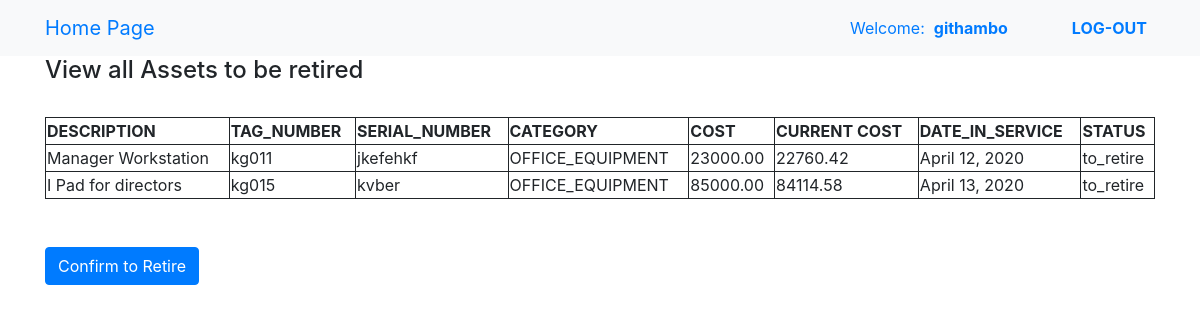
/mass-retirement (signed in), run on the app's committed database.
### main/models.py (models this page shows, shortened)
class Asset(models.Model):
	CATEGORY=(
		('COMPUTERS','COMPUTER'),
		('FURNITURES','FURNITURE'),
		('OFFICE_EQUIPMENT','OFFICE EQUIPMENT'),
		('LINK_EQUIPMENT','LINK EQUIPMENT'),
		('SERVERS','SERVERS'),
		)
	BRANCH=(
		('BRANCH_1','BRANCH 1'),
		('BRANCH_2','BRANCH 2'),
		('BRANCH_3','BRANCH 3'),
		('BRANCH_4','BRANCH 5'),
		('BRANCH_5','BRANCH 5'),
		)
	supplier=models.ForeignKey(
		to='Supplier',
		related_name='supplied_by',
		on_delete=models.CASCADE,
		)
	asset_description=models.TextField(max_length=100)
	tag_number=models.TextField(unique=True)
	asset_cost=models.DecimalField(default=0,max_digits=50,decimal_places=2)
	monthly_depreciation=models.DecimalField(default=0,max_digits=50,decimal_places=2)
	total_depreciation=models.DecimalField(default=0,max_digits=50,decimal_places=2)
	current_cost=models.DecimalField(default=0,max_digits=50,decimal_places=2)
	user=models.ForeignKey(
		to=settings.AUTH_USER_MODEL,
		on_delete=models.CASCADE
		)
	serial_number=models.TextField()
	category=models.TextField(choices=CATEGORY)
	location=models.TextField(choices=BRANCH)
	date_in_service=models.DateField(default=datetime.date.today)
	status=models.TextField(max_length=100,default='IN USE')
	class Meta:
		ordering=('id',)
	def __str__(self):
		return self.asset_description

### main/views.py (the view)
# urls.py: path('mass-retirement',views.MassRetirement,name="retire"),
@login_required
def MassRetirement(request):
	rasset=Asset.objects.filter(status='to_retire')
	return render(request,'main/retirement.html',{'rasset':rasset})

### main/templates/main/retirement.html (shortened to what this page needs)
{%extends 'base.html'%}
{%block main%}
{% if rasset%}
<h4>View all Assets to be retired</h4><br>
	<table style="width:100%">
		<tr>
			<th>DESCRIPTION</th>
			<th>TAG_NUMBER</th>
			<th>SERIAL_NUMBER</th>
			<th>CATEGORY</th>
			<th>COST</th>
			<th>CURRENT COST</th>
			<th>DATE_IN_SERVICE</th>
			<th>STATUS</th>
	    </tr>
	{% for entry in rasset%}
		<tr>
			<td>{{entry}}</td>
			<td>{{entry.tag_number}}</td>
			<td>{{entry.serial_number}}</td>
			<td>{{entry.category}}</td>
			<td>{{entry.asset_cost}}</td>
			<td>{{entry.current_cost}}</td>
			<td>{{entry.date_in_service}}</td>
			<td>{{entry.status}}</td>
		</tr>
	{%endfor%}
    </table>
<br>
<br>
<a class="btn btn-primary" href="{% url 'main:retire-update' %}">Confirm to Retire</a>
{%else%}
<h4>No Assets scheduled for retirement Yet</h4>
{%endif%}
</div>
{%endblock%}

### templates/base.html (shortened to what this page needs)
{%load static%}
{%load markdownify%}
<!DOCTYPE html>
<html lang="en">
<head>
	<link rel="stylesheet" type="text/css" href="{%static 'css/base.css'%} ">
	<link rel="stylesheet" type="text/css" href="https://maxcdn.bootstrapcdn.com/bootstrap/4.0.0-beta.2/css/bootstrap.min.css">
	<link rel="stylesheet" type="text/css" href="https://maxcdn.bootstrapcdn.com/font-awesome/4.7.0/css/font-awesome.min.css">
</head>
<body>
	<nav class="navbar navbar-expand-lg bg-light">
		<div class="container">
			<a class="navbar-brand" href="/">Home Page</a>
			<ul class="navbar-nav">
				{% if user.is_authenticated%}
				<li class="nav-item">
					<a class="nav-link" href="">Welcome:&nbsp;&nbsp;<b>{{user}}</b></a>
				</li>
				<li class="nav-item">
					<a class="nav-link" href=""></a>
				</li>
				<li class="nav-item">
					<a class="nav-link" href=""></a>
				</li>
				<li class="nav-item">
					<a class="nav-link" href=""></a>
				</li>
				<li class="nav-item">
					<a class="nav-link"  href="{%url 'user:logout' %}"><b>LOG-OUT</b></a>
				</li>
				{%else%}
				<li class="nav-item">
					<a class="nav-link"  href="{%url 'user:login' %}">login</a>
				</li>
				{%endif%}
			</ul>
		</div>
	</nav>
	<div class="main_class">
		<div class=container>
			{%block main%}{%endblock%}
		</div>
</body>
</html>

### static/css/base.css (style rules this page uses)
table,td,th { border: 1px solid; }
.container ul a { text-decoration: none; }

### data on the page
Asset: Asset_description "Manager Workstation", tag_number "kg011", serial_number "jkefehkf", category "OFFICE_EQUIPMENT", asset_cost "23000.00", current_cost "22760.42", date_in_service "April 12, 2020", status "to_retire"
Asset: Asset_description "I Pad for directors", tag_number "kg015", serial_number "kvber", category "OFFICE_EQUIPMENT", asset_cost "85000.00", current_cost "84114.58", date_in_service "April 13, 2020", status "to_retire"

### other printed values
{{ user }} "githambo"
